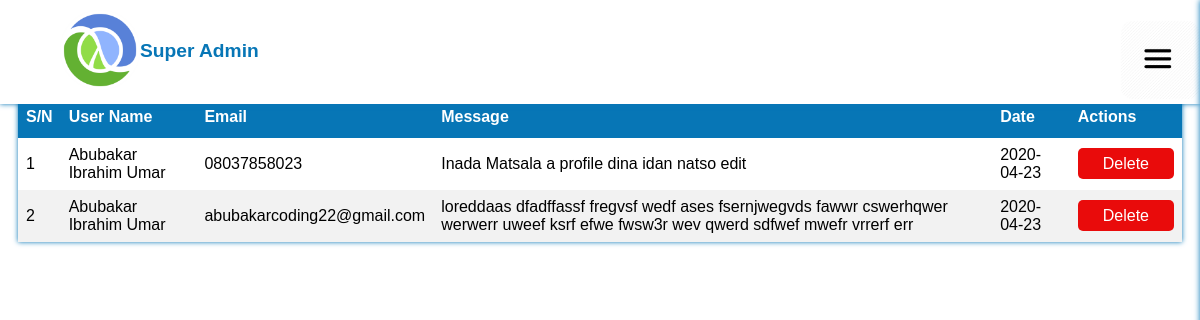
The app's page /admin/message.php (signed in) with its own data.
### tables this page shows
CREATE TABLE `contact_us` (
  `mess_id` int NOT NULL,
  `user_name` varchar(100) NOT NULL,
  `email` varchar(100) NOT NULL,
  `message` text NOT NULL,
  `date` date NOT NULL
);

### admin/admin_php.php (called while the page is built, shortened)
<?php
    class admin_form{
        public function __construct(){
            $this->conn     = new PDO('mysql:host=localhost; dbname=bizcamp', 'root', '12345678');
        }
        public function contact_us(){
            $select     = "SELECT * FROM contact_us";
            $sele       = $this->conn->prepare($select);
            $sele       ->execute();
            return $sele;
        }
    }
?>

### admin/message.php (the view, shortened to what this page needs)
<!DOCTYPE html>
<html lang="en">
<head>
    <link rel="stylesheet" href="style.css">
</head>
<body>
    <?php include 'layout.php';?>
    <section id="table">
        <table id="customers">
            <tr>
                <th>S/N</th>
                <th>User Name</th>
                <th>Email</th>
                <th>Message</th>
                <th>Date</th>
                <th colspan="2">Actions</th>
            </tr>
            <?php
                include 'admin_php.php';
                $fetch = new admin_form;
                $record = $fetch->contact_us();
                $dn = 0;
                while($row = $record->fetch()){
                $dn++;
                echo '<tr>
                        <td>'.$dn.'</td>
                        <td>'.$row['user_name'].'</td>
                        <td>'.$row['email'].'</td>
                        <td>'.$row['message'].'</td>
                        <td>'.$row['date'].'</td>
                        <td><a href="message_delete.php?id='.$row['mess_id'].'" class="a">Delete</a></td>
                    </tr>';
                }
            ?>
        </table>
    </section>
</body>
</html>

### admin/layout.php (shortened to what this page needs)
<div id="header">
    <div class="logo">
        <img src="images/a.png" alt="">
    </div>
    <h3>Super Admin</h3>
</div>
<div id="menubtn">
    <img src="images/menu.jpg" id="menu">
</div>

### admin/style.css (style rules this page uses)
* { margin: 0; padding: 0; box-sizing: border-box; font-family: Impact, Haettenschweiler, 'Arial Narrow Bold', sans-serif; }
:root { --uniqe-color: rgb(7, 118, 182); --uniqe-bg: white; --uniqe-color-hover: rgb(10, 49, 71); }
#header { padding: 10px 0 10px 60px; background: white; box-shadow: 0 0px 5px 0 var(--uniqe-color); text-align: left; display: flex; position: fixed; width: 100%; z-index: 2; }
#header .logo img { height: 80px; width: 80px; }
#header h3 { font-weight: 600; font-size: 1.2rem; color: var(--uniqe-color); margin-top: 30px; font-family: Impact, Haettenschweiler, 'Arial Narrow Bold', sans-serif; }
#menubtn { width: 50px; height: 50px; text-align: center; position: fixed; right: 30px; top: 20px; border-radius: 3px; z-index: 3; cursor: pointer; }
#menubtn img { width: 80px; height: 80px; margin-top: -2x; border-radius: 15px; }
#table { padding-top: 8%; width: 97%; margin: auto; }
#customers { font-family: Arial, Helvetica, sans-serif; border-collapse: collapse; width: 100%; box-shadow: 0 0 5px 0 var(--uniqe-color); }
#customers td, #customers th { border: 0px solid #ddd; padding: 8px; }
#customers td a { text-decoration: none; background: green; padding: 7px 25px 7px 25px; border-radius: 5px; color: white; }
#customers td .a { text-decoration: none; background: rgb(233, 11, 11); padding: 7px 25px 7px 25px; border-radius: 5px; color: white; }
#customers tr:nth-child(even) { background-color: #f2f2f2; }
#customers th { padding-top: 12px; padding-bottom: 12px; text-align: left; background-color: var(--uniqe-color); color: white; }

### records on screen
contact_us: user_name "Abubakar Ibrahim Umar", email "08037858023", message "Inada Matsala a profile dina idan natso edit", date "2020-04-23"
contact_us: user_name "Abubakar Ibrahim Umar", email "abubakarcoding22@gmail.com", message "loreddaas dfadffassf fregvsf wedf ases fsernjwegvds fawwr cswerhqwer werwerr uweef ksrf efwe fwsw3r wev qwerd sdfwef mwefr vrrerf err", date "2020-04-23"
